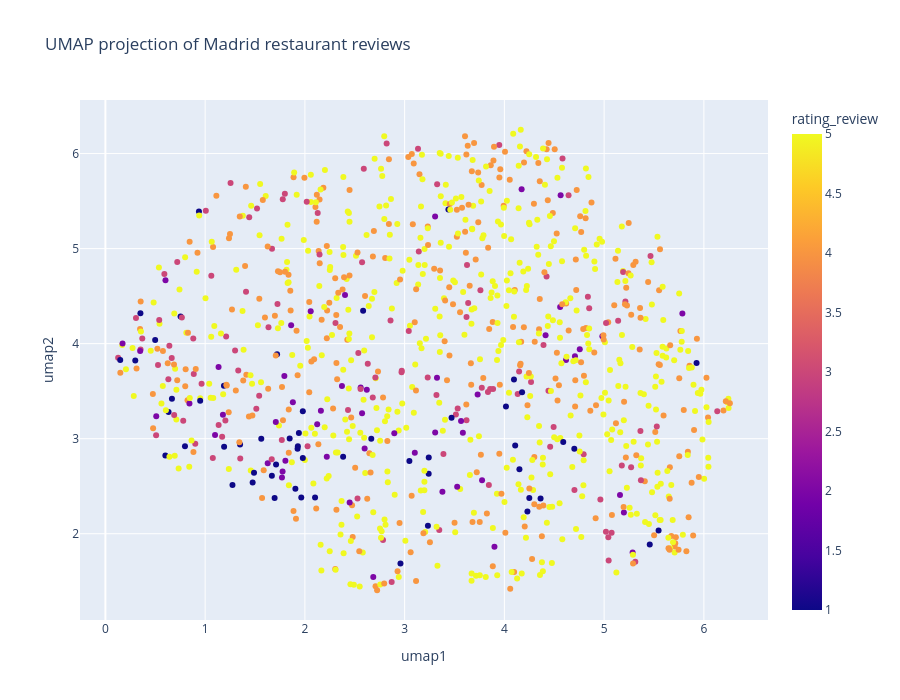

The cell this chart's notebook holds for it:
### Code cell
fig = px.scatter(
    data_plot,
    x="umap1",
    y="umap2",
    color="rating_review",
    hover_name="title_review",
    hover_data={
        "rating_review": True,
        "title_review": True,
        "review_start": True,
        "umap1": False,
        "umap2": False,
    },
    title=f"UMAP projection of Madrid restaurant reviews",
    width=900,
    height=700,
)

fig.show()

### Figure 1 — Plotly figure (JSON) as saved in the notebook; plotly's stock layout.template omitted (floating-point values rounded to 4 significant figures; data arrays with more than 128 entries replaced by an {"elided": "..."} marker saying what was removed)
{"data": [{"customdata": {"elided": "1000x3 mixed values"}, "hovertemplate": "<b>%{hovertext}</b><br><br>rating_review=%{marker.color}<br>title_review=%{customdata[1]}<br>review_start=%{customdata[2]}<extra></extra>", "hovertext": {"elided": "1000 str values"}, "legendgroup": "", "marker": {"color": {"elided": "1000 int values"}, "coloraxis": "coloraxis", "symbol": "circle"}, "mode": "markers", "name": "", "orientation": "v", "showlegend": false, "type": "scatter", "x": {"elided": "1000 float values"}, "xaxis": "x", "y": {"elided": "1000 float values"}, "yaxis": "y"}], "layout": {"coloraxis": {"colorbar": {"title": {"text": "rating_review"}}, "colorscale": [[0, "#0d0887"], [0.1111, "#46039f"], [0.2222, "#7201a8"], [0.3333, "#9c179e"], [0.4444, "#bd3786"], [0.5556, "#d8576b"], [0.6667, "#ed7953"], [0.7778, "#fb9f3a"], [0.8889, "#fdca26"], [1, "#f0f921"]]}, "height": 700, "legend": {"tracegroupgap": 0}, "title": {"text": "UMAP projection of Madrid restaurant reviews"}, "width": 900, "xaxis": {"anchor": "y", "domain": [0, 1], "title": {"text": "umap1"}}, "yaxis": {"anchor": "x", "domain": [0, 1], "title": {"text": "umap2"}}}}
